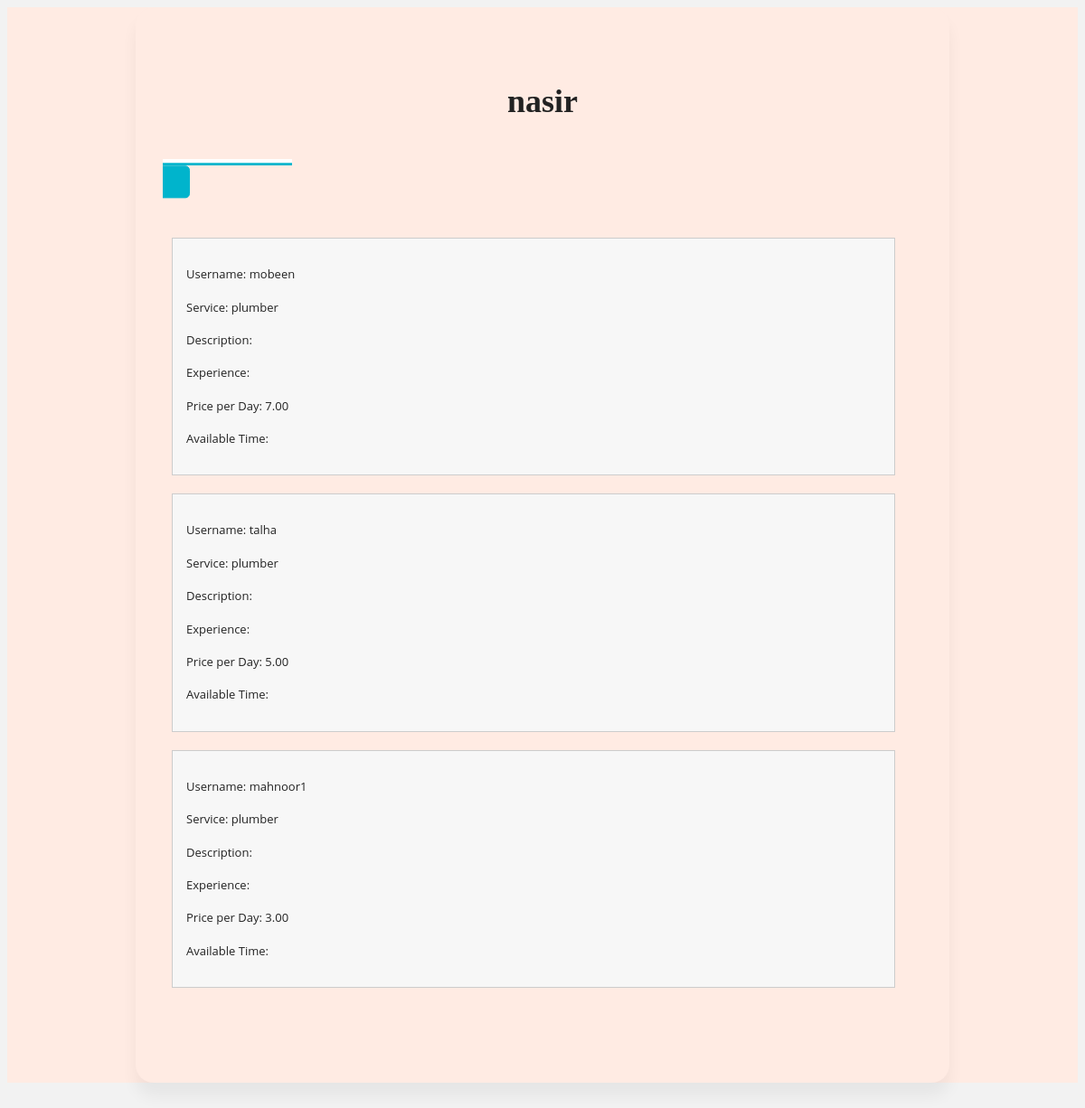
Page /client/6/ on the committed database.
### proserve_app/models.py (models this page shows, shortened)
class UserProfile(models.Model):
    user = models.OneToOneField(User, on_delete=models.CASCADE)
    phone_no = models.CharField(max_length=20)
    user_type = models.CharField(max_length=20)

class WorkerProfile(models.Model):
    profile = models.OneToOneField(UserProfile, on_delete=models.CASCADE)
    service = models.CharField(max_length=100)
    description = models.TextField()
    experiance = models.CharField(max_length=100, blank=True)
    price_per_day = models.DecimalField(max_digits=10, decimal_places=2)
    available_time = models.CharField(max_length=100)

### proserve_app/views.py (the view)
# urls.py: path('client/<int:pk>/', views.client_profile, name='client_profile'),
def client_profile(request, pk):
    user_profile = get_object_or_404(UserProfile, pk=pk)
    workers = WorkerProfile.objects.all()
    search_query = request.GET.get('service_search')
    if search_query:
        workers = workers.filter(Q(service__icontains=search_query))
    return render(request, "client_profile.html", {"user_profile": user_profile, "workers": workers})

### proserve_app/templates/client_profile.html (shortened to what this page needs)
<!DOCTYPE html>
{%load static%}
<html lang="en">
<head>
  <link rel="stylesheet" href={% static 'css/newstyle.css'%}>
</head>
<body>
  <section class="signup">
    <div class="container">
        <div class="signup-content">
            <h2 class="form-title">{{ user_profile.user.username }}</h2>
            <div class="signup-form">
                <div  class= 'main_div'>
                    <form method="GET" action="{% url 'client_profile' user_profile.pk %}">
                      <div class="wrap">
                        <div class="search">
                          <input type="text" id="service_search" class="searchTerm" name="service_search" value="{{ request.GET.service_search }}" placeholder="Search by Service">
                          <button type="submit" class="searchButton">
                          </button>
                        </div>
                    </div>
    </form>
      {% for worker in workers %}
      <div class="worker-block">
        <p>Username: {{ worker.profile.user.username }}</p>
        <p>Service: {{ worker.service }}</p>
        <p>Description: {{ worker.description }}</p>
        <p>Experience: {{ worker.experience }}</p>
        <p>Price per Day: {{ worker.price_per_day }}</p>
        <p>Available Time: {{ worker.available_time }}</p>
      </div>
      {% endfor %}
  </div>
</body>
</html>

### static/css/newstyle.css (style rules this page uses)
body { font-size: 13px; line-height: 1.8; color: #222; background: gray; font-weight: 400; font-family: Poppins; }
.container { width: 900px; background: #ffebe3;; margin: 0 auto; box-shadow: 0px 15px 16.83px 0.17px rgba(0, 0, 0, 0.05); -moz-box-shadow: 0px 15px 16.83px 0.17px rgba(0, 0, 0, 0.05); -webkit-box-shadow: 0px 15px 16.83px 0.17px rgba(0, 0, 0, 0.05); -o-box-shadow: 0px 15px 16.83px 0.17px rgba(0, 0, 0, 0.05); -ms-box-shadow: 0px 15px 16.83px 0.17px rgba(0, 0, 0, 0.05); border-radius: 20px; -moz-border-radius: 20px; -webkit-border-radius: 20px; -o-border-radius: 20px; -ms-border-radius: 20px; }
.signup { margin-bottom: 150px; background: #ffebe3; }
.signup-content { padding: 75px 30px ; }
.signup-form, .signup-image, .signin-form, .signin-image { display: flex; overflow: hidden; }
.form-title { text-align: center; margin-bottom: 33px; }
h2 { line-height: 1.66; margin: 0; padding: 0; font-weight: bold; color: #222; font-family: Poppins; font-size: 36px; }
.main_div { padding: 10px 10px; width: 800px; }
form { text-align: center; }
.worker-block { border: 1px solid #ccc; padding: 15px; margin-bottom: 20px; background-color: #f7f7f7; }
body { background: #f2f2f2; font-family: 'Open Sans', sans-serif; }
.search { width: 100%; }
.searchTerm { position: relative; width: 100%; border: 3px solid #00B4CC; border-right: none; padding: 5px; height: 20px; border-radius: 5px 0 0 5px; outline: none; color: #9DBFAF; }
.searchButton { width: 40px; height: 36px; border: 1px solid #00B4CC; background: #00B4CC; text-align: center; color: #fff; border-radius: 0 5px 5px 0; cursor: pointer; font-size: 20px; }
.wrap { width: 30%; top: 50%; left: 50%; transform: translate(-50%, -50%); }

### rows in the picture
UserProfile: user.username "nasir"
WorkerProfile: profile.user.username "mobeen", service "plumber", price_per_day "7.00"
WorkerProfile: profile.user.username "talha", service "plumber", price_per_day "5.00"
WorkerProfile: profile.user.username "mahnoor1", service "plumber", price_per_day "3.00"
